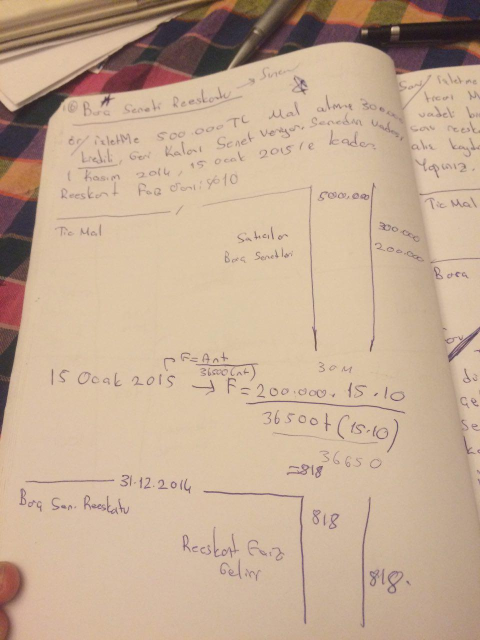
%> input picture TBF212-Muhasebeilkeleri2/photo_2015-05-31_20-06-08.jpg, 960 x 1280 px (shown at 1/2 size)
$ octave Steg.m   (GNU Octave 9; MATLAB toolbox functions it lacks are replaced by stand-ins)
%> lines starting %> are read from the running program, lines starting %| are printed output that depends on the picture
%Program of Steganography Using LSB substitution%
%- by Ashish Soni, ATC Indore
% ashishsoni15@gmail.com
clc;
clear all;
close all;

cover = input('Enter cover image: ', 's');
%> the answer given: ../../TBF212-Muhasebeilkeleri2/photo_2015-05-31_20-06-08.jpg
message = input('Enter message image name: ', 's');
%> the answer given: ../../TBF212-Muhasebeilkeleri2/photo_2015-05-31_20-06-10.jpg

x = imread(cover);         % cover message
%> x is the input picture: size 1280x960x3 uint8; mean R, G, B 197.3, 171.8, 148.2
y = imread(message);    % message image
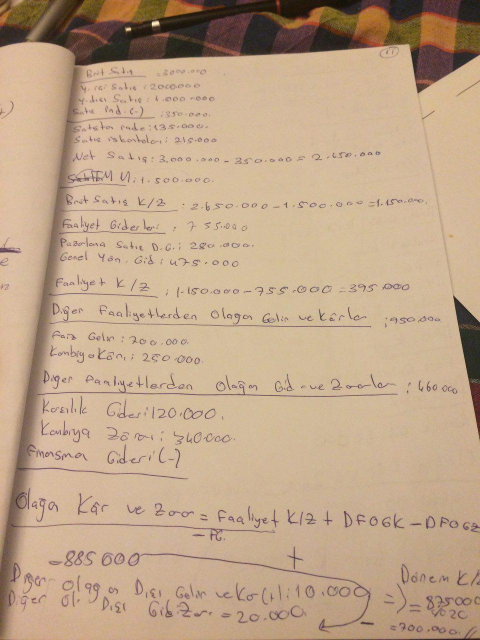
%> input picture TBF212-Muhasebeilkeleri2/photo_2015-05-31_20-06-10.jpg, 960 x 1280 px (shown at 1/2 size)
%> y is the input picture: size 1280x960x3 uint8; mean R, G, B 191.9, 165, 137.6
n = input('Enter the no of LSB bits to be subsituted- ');
%> the answer given: 3

S = uint8(bitor(bitand(x,bitcmp(2^n-1,8)),bitshift(y,n-8))); %Stego
E = uint8(bitand(255,bitshift(S,8-n))); %Extracted
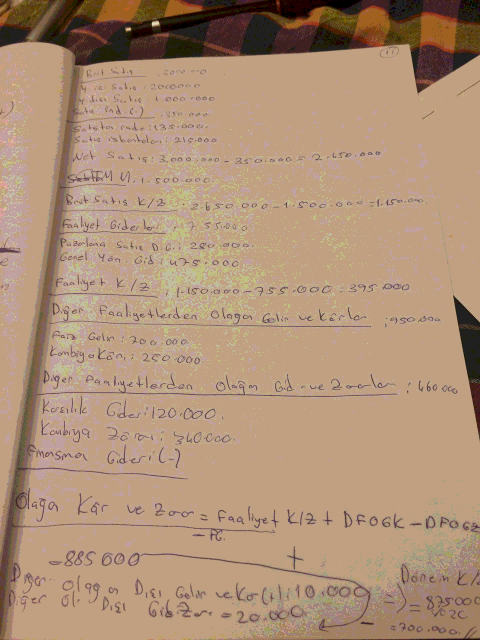
%> E: size 1280x960x3 uint8 (shown at 1/2 size); mean R, G, B 174.5, 145.2, 118.5

origImg = double(y);   %message image
distImg = double(E);   %extracted image

[M N] = size(origImg);
%> M = 1280; N = 2880
distImg1=imresize(distImg,[M N]);
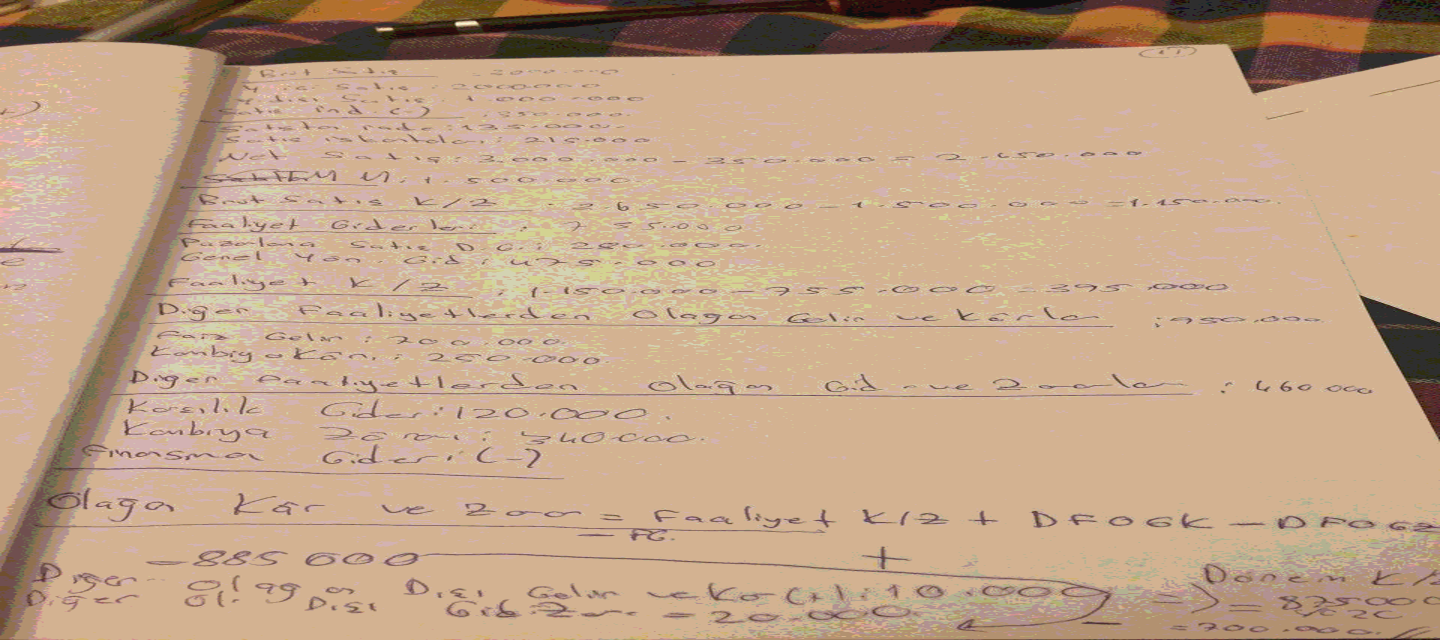
%> distImg1: size 1280x2880x3 double (shown at 1/2 size); mean R, G, B 174.5, 145.2, 118.5; drawn with min black and max white
%> (the run ends here)
